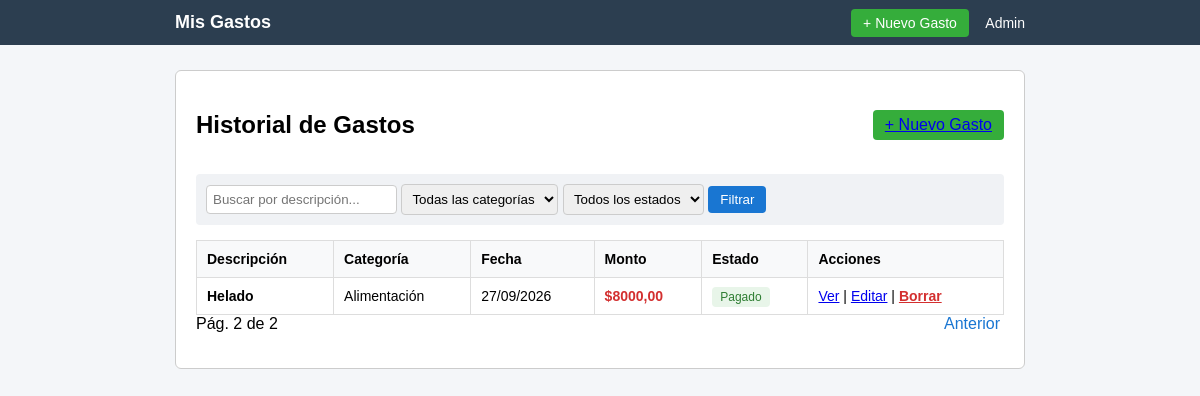
Screenshot of /?page=2&q=&categoria=&pagado= with the database file from the repository.
### modulo/models.py (models this page shows, shortened)
class Gasto(models.Model):
    CATEGORIAS = [
        ('ALIMENTACION', 'Alimentación'),
        ('TRANSPORTE', 'Transporte'),
        ('SERVICIOS', 'Servicios Públicos'),
        ('EDUCACION', 'Educación'),
        ('ENTRETENIMIENTO', 'Entretenimiento'),
        ('SALUD', 'Salud'),
        ('OTROS', 'Otros'),
    ]
    usuario = models.ForeignKey(User, on_delete=models.CASCADE)
    descripcion = models.CharField(max_length=200)
    monto = models.DecimalField(max_digits=10, decimal_places=2)
    categoria = models.CharField(max_length=20, choices=CATEGORIAS, default='OTROS')
    fecha = models.DateField(default=timezone.now)
    pagado = models.BooleanField(default=True)
    class Meta:
        ordering = ['-fecha']

### modulo/views.py (the view)
# urls.py: path('', views.lista_gastos, name='lista_gastos'),
def lista_gastos(request):
    gastos = Gasto.objects.all()
    q = request.GET.get('q', '')
    cat = request.GET.get('categoria', '')
    pag = request.GET.get('pagado', '')
    if q:
        gastos = gastos.filter(descripcion__icontains=q)
    if cat:
        gastos = gastos.filter(categoria=cat)
    if pag in ['True', 'False']:
        gastos = gastos.filter(pagado=(pag == 'True'))
    paginator = Paginator(gastos, 4)
    page_number = request.GET.get('page')
    page_obj = paginator.get_page(page_number)
    context = {
        'page_obj': page_obj,
        'categorias': Gasto.CATEGORIAS,
        'q': q,
        'categoria_filtro': cat,
        'pagado_filtro': pag,
    }
    return render(request, 'modulo/gasto_list.html', context)

### modulo/templates/modulo/gasto_list.html (shortened to what this page needs)
{% extends 'modulo/base.html' %}
{% load static %}
{% block extra_css %}
    <link rel="stylesheet" href="{% static 'modulo/css/lista.css' %}">
{% endblock %}
{% block content %}
<div class="tarjeta">
    <div class="cabecera">
        <h2>Historial de Gastos</h2>
        <a href="{% url 'crear_gasto' %}" class="btn-nuevo">+ Nuevo Gasto</a>
    </div>
    <form method="get" class="filtros">
        <input type="text" name="q" value="{{ q }}" placeholder="Buscar por descripción...">
        <select name="categoria">
            <option value="">Todas las categorías</option>
        </select>
        <select name="pagado">
            <option value="">Todos los estados</option>
        </select>
        <button type="submit" class="btn-azul">Filtrar</button>
    </form>
    <table>
        <thead>
            <tr>
                <th>Descripción</th>
                <th>Categoría</th>
                <th>Fecha</th>
                <th>Monto</th>
                <th>Estado</th>
                <th>Acciones</th>
            </tr>
        </thead>
        <tbody>
            {% for gasto in page_obj %}
            <tr>
                <td><strong>{{ gasto.descripcion }}</strong></td>
                <td>{{ gasto.get_categoria_display }}</td>
                <td>{{ gasto.fecha|date:"d/m/Y" }}</td>
                <td class="monto">${{ gasto.monto }}</td>
                <td>
                    {% if gasto.pagado %}
                        <span class="badge pagado">Pagado</span>
                    {% else %}
                        <span class="badge pendiente">Pendiente</span>
                    {% endif %}
                </td>
                <td>
                    <a href="{% url 'detalle_gasto' gasto.pk %}">Ver</a> |
                    <a href="{% url 'editar_gasto' gasto.pk %}">Editar</a> |
                    <a href="{% url 'eliminar_gasto' gasto.pk %}" class="texto-rojo">Borrar</a>
                </td>
            </tr>
            {% empty %}
            <tr>
                <td colspan="6" class="fila-vacia">No hay gastos registrados.</td>
            </tr>
            {% endfor %}
        </tbody>
    </table>
    {% if page_obj.has_other_pages %}
    <div class="paginacion">
        <span>Pág. {{ page_obj.number }} de {{ page_obj.paginator.num_pages }}</span>
        <div>
            {% if page_obj.has_previous %}
                <a href="?page={{ page_obj.previous_page_number }}&q={{ q }}&categoria={{ categoria_filtro }}&pagado={{ pagado_filtro }}">Anterior</a>
            {% endif %}
        </div>
    </div>
    {% endif %}
</div>
{% endblock %}

### modulo/static/modulo/css/base.css (style rules this page uses)
body { font-family: sans-serif; margin: 0; background-color: #f4f6f9; }
.btn-nuevo { background-color: #35ad3b; padding: 6px 12px; border-radius: 4px; }

### modulo/static/modulo/css/lista.css (style rules this page uses)
.tarjeta { background-color: white; border: 1px solid #ccc; padding: 20px; border-radius: 6px; }
.cabecera, .paginacion { display: flex; justify-content: space-between; align-items: center; margin-bottom: 15px; }
.filtros { margin-bottom: 15px; padding: 10px; background-color: #f0f2f5; border-radius: 4px; }
.filtros input, .filtros select { padding: 6px; border: 1px solid #ccc; border-radius: 4px; }
.btn-azul { background-color: #1976d2; color: white; border: none; padding: 6px 12px; border-radius: 4px; cursor: pointer; }
table { width: 100%; border-collapse: collapse; margin-top: 15px; }
th, td { padding: 10px; border: 1px solid #ddd; text-align: left; font-size: 14px; }
th { background-color: #f8f9fa; }
.monto, .texto-rojo { color: #d32f2f; font-weight: bold; }
.badge { padding: 3px 8px; border-radius: 4px; font-size: 12px; }
.pagado { background-color: #e8f5e9; color: #2e7d32; }
.paginacion a { margin: 0 4px; text-decoration: none; color: #1976d2; }

### rows the page displays
Gasto: descripcion "Helado", categoria "Alimentación", fecha "27/09/2026", monto "8000,00", pagado "Pagado"

### other values shown
{{ page_obj.number }} "2"
{{ page_obj.paginator.num_pages }} "2"
